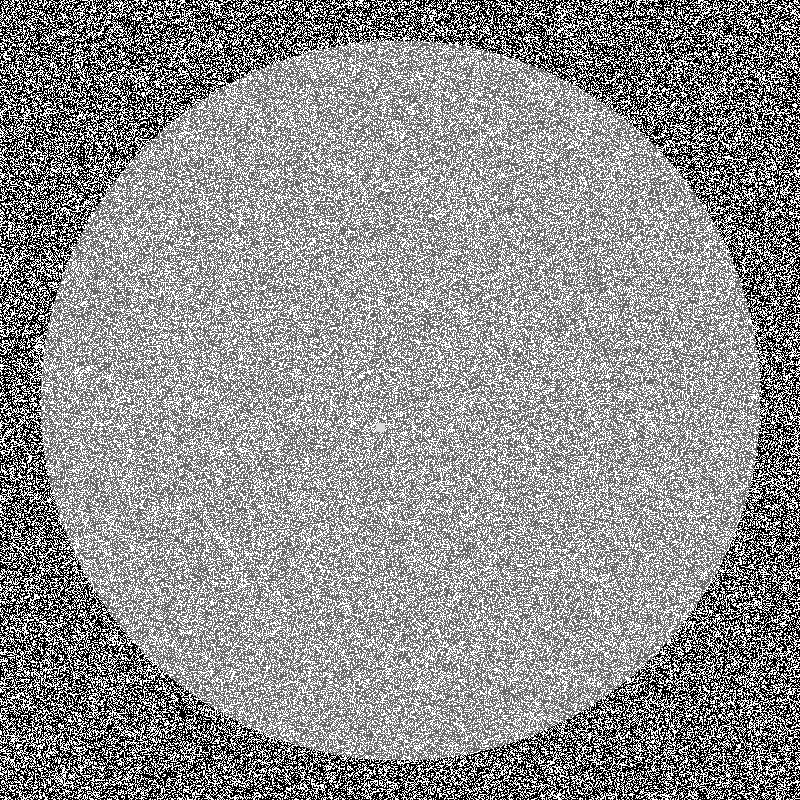
#> input picture data/synthetic/wafer_0000_particle.png, 800 x 800 px
$ python -i preprocessing.py   (imports and definitions only)
#> lines starting #> are read from the running program, lines starting #| are printed output that depends on the picture; after the words box and inside, x2 and y2 are one past the last pixel; in counts of white or black regions, pixels touching at a corner belong together
#> further down, picture is the input picture: shape (800, 800, 3); min 0, max 255, mean 145.3
import cv2
import numpy as np

class Preprocessor:
    def __init__(self, blur_ksize=(5, 5), median_ksize=5):
        self.blur_ksize = blur_ksize
        self.median_ksize = median_ksize
        self.clahe = cv2.createCLAHE(clipLimit=2.0, tileGridSize=(8, 8))

    def apply_gaussian_blur(self, image):
        """Reduces high-frequency noise."""
        return cv2.GaussianBlur(image, self.blur_ksize, 0)
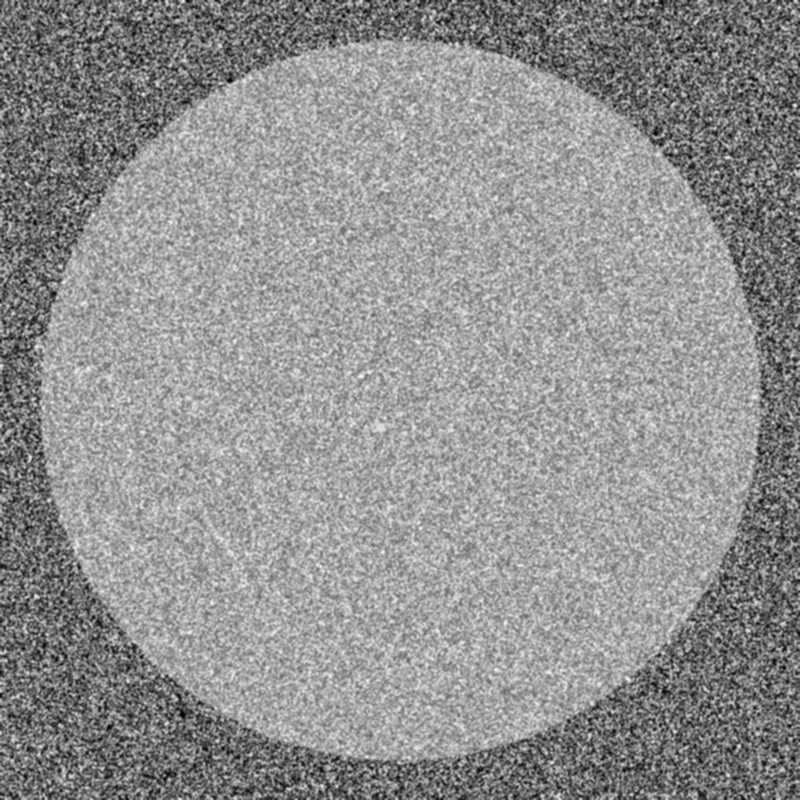
#> returned value: shape (800, 800); min 2, max 246, mean 145.3

    def apply_median_blur(self, image):
        """Effective for salt-and-pepper noise."""
        return cv2.medianBlur(image, self.median_ksize)

    def apply_clahe(self, image):
        """Contrast Limited Adaptive Histogram Equalization."""
        if len(image.shape) > 2:
            image = cv2.cvtColor(image, cv2.COLOR_BGR2GRAY)
        return self.clahe.apply(image)
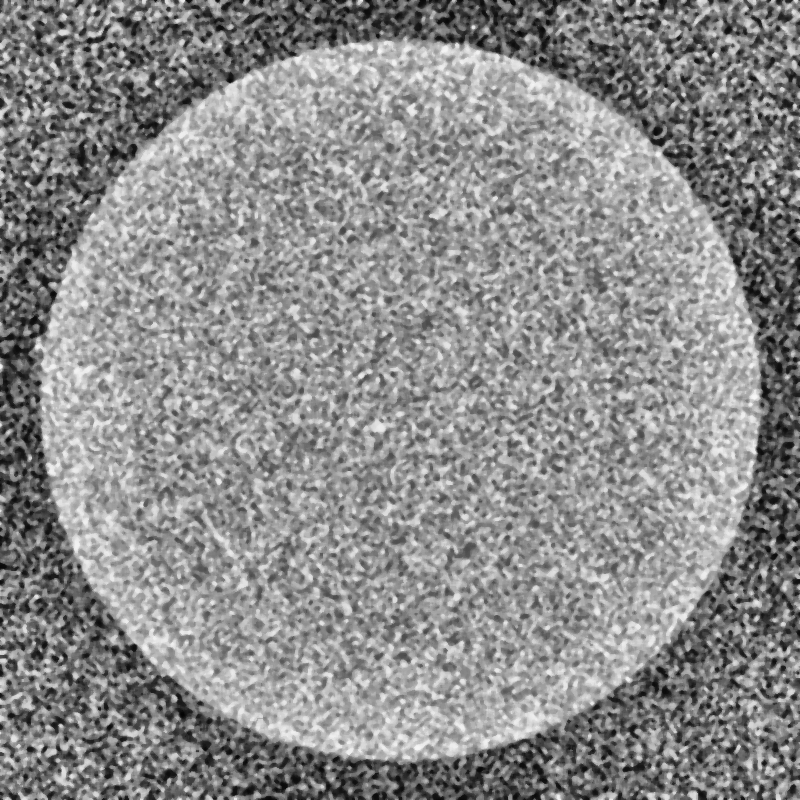
#> returned value: shape (800, 800); min 4, max 246, mean 140.1

    def apply_adaptive_threshold(self, image):
        """Adaptive Gaussian Thresholding to handle varying lighting."""
        if len(image.shape) > 2:
            image = cv2.cvtColor(image, cv2.COLOR_BGR2GRAY)

        # Inverted because defects (scratches/particles) are often brighter/different than background
        # or we might want to capture edges.
        # Adjusted blockSize and C for generic surface defect detection
        thresh = cv2.adaptiveThreshold(
            image, 255, cv2.ADAPTIVE_THRESH_GAUSSIAN_C,
            cv2.THRESH_BINARY_INV, 11, 2
        )
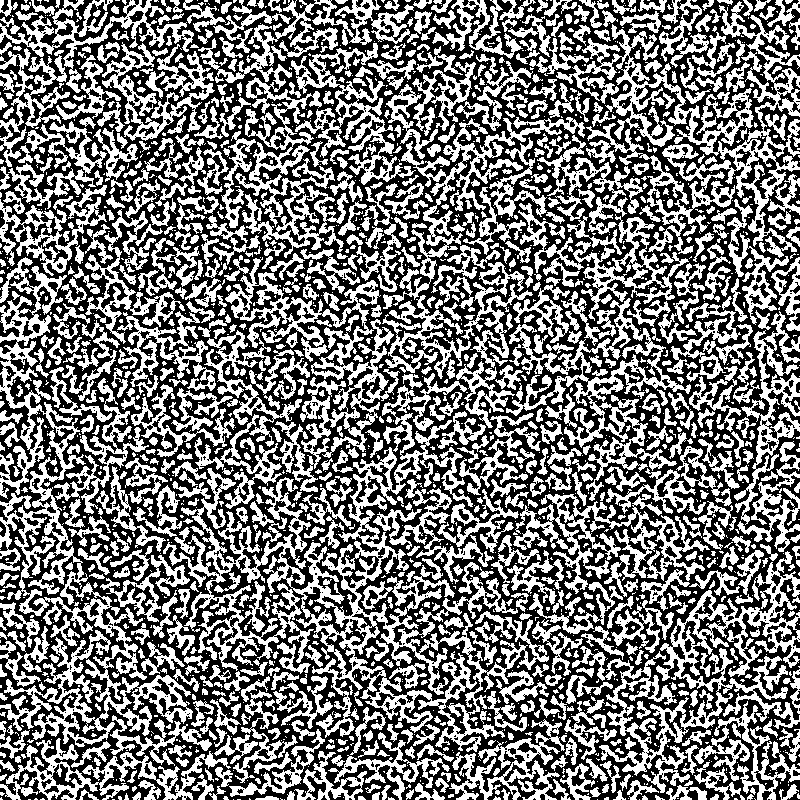
#> thresh: shape (800, 800); 46.7% white; 1985 white regions (1093 under 20 px), largest, box (x1, y1, x2, y2) and area: (163, 373, 549, 752) 25886, (0, 257, 193, 747) 17339, (556, 1, 800, 258) 14487
        return thresh

    def process_pipeline(self, image):
        """Full preprocessing pipeline."""
        # 1. Convert to grayscale if needed
        if len(image.shape) == 3:
            gray = cv2.cvtColor(image, cv2.COLOR_BGR2GRAY)
        else:
            gray = image.copy()

        # 2. Denoise
        blurred = self.apply_gaussian_blur(gray)
        median = self.apply_median_blur(blurred)

        # 3. Enhance Contrast
        enhanced = self.apply_clahe(median)

        # 4. Threshold (Optional, can be used by localization or returned separately)
        thresholded = self.apply_adaptive_threshold(enhanced)

        return enhanced, thresholded

>>> import cv2
>>> picture = cv2.imread('../data/synthetic/wafer_0000_particle.png')
>>> result = Preprocessor().process_pipeline(picture)

$ run again, on data/synthetic/wafer_0002_particle.png
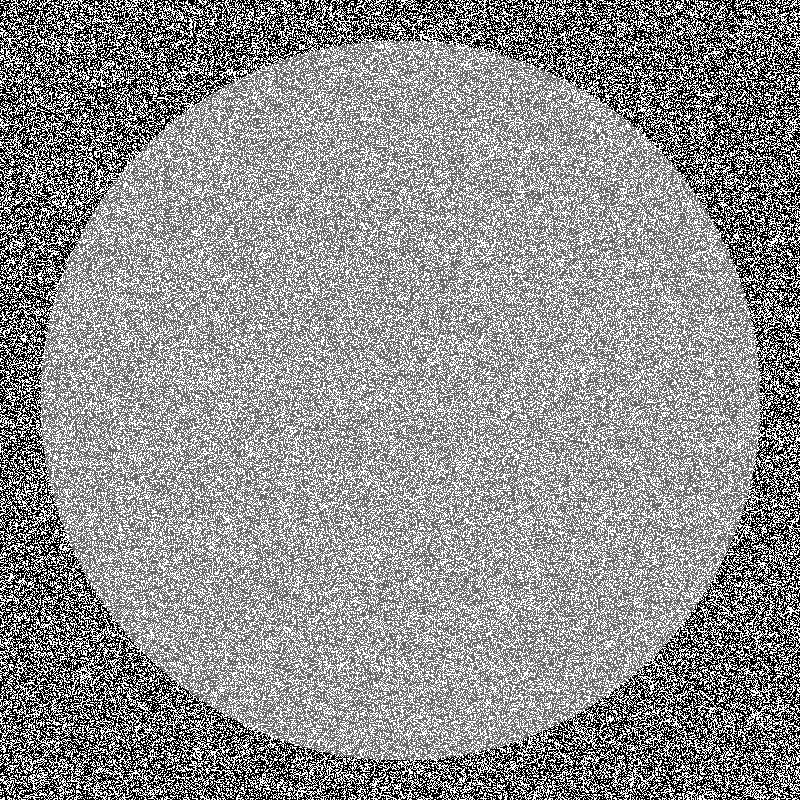
#> input picture data/synthetic/wafer_0002_particle.png, 800 x 800 px
#> picture is the input picture: shape (800, 800, 3); min 0, max 255, mean 145.4
#> in apply_clahe, `return self.clahe.apply(image)`:
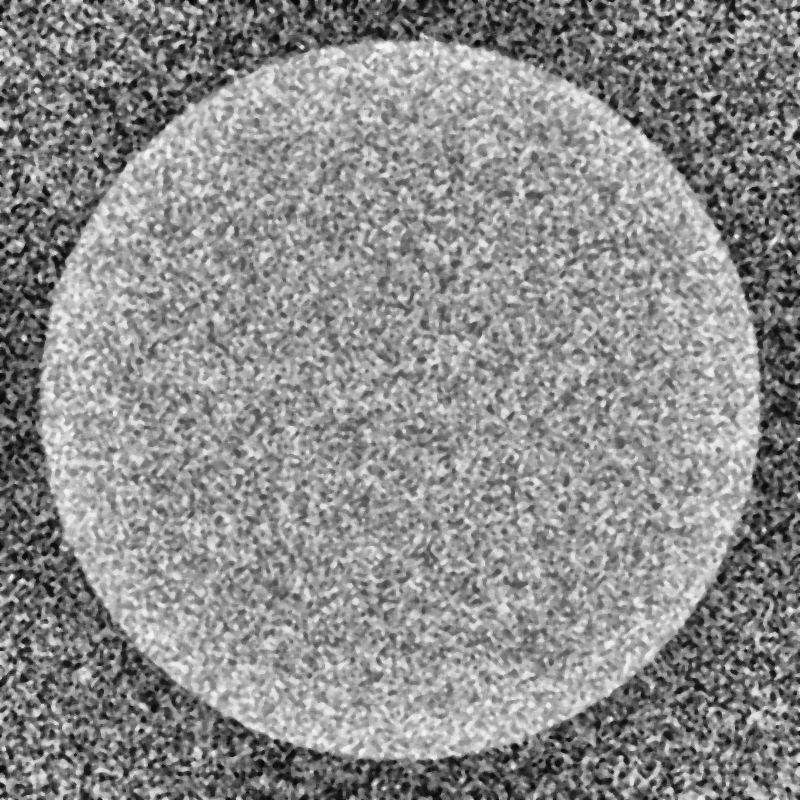
#> returned value: shape (800, 800); min 3, max 246, mean 140.4
#> in apply_adaptive_threshold, `thresh = cv2.adaptiveThreshold( image, 255, cv2.ADAPTIVE_THRESH_GAUSSI..`:
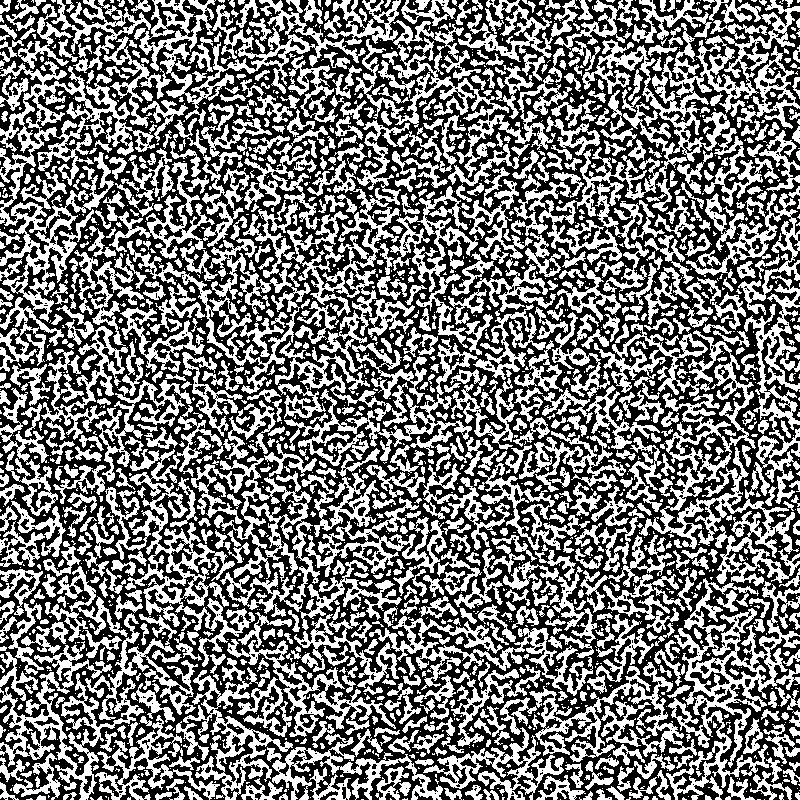
#> thresh: shape (800, 800); 46.6% white; 2092 white regions (1174 under 20 px), largest, box (x1, y1, x2, y2) and area: (639, 275, 800, 586) 13016, (538, 0, 800, 293) 12021, (0, 61, 157, 322) 9951

$ run again, on data/synthetic/wafer_0004_particle.png
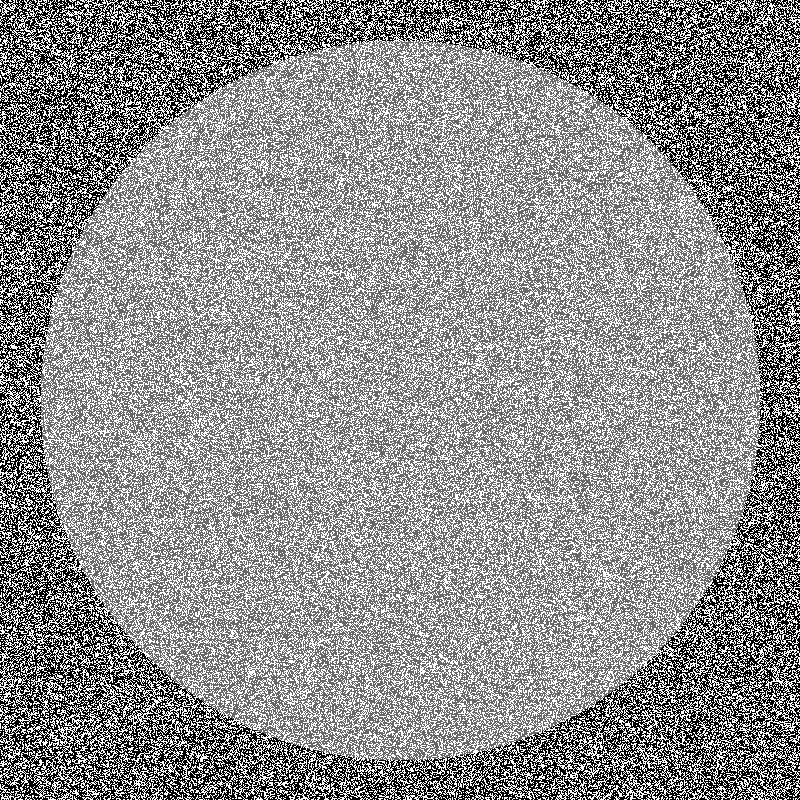
#> input picture data/synthetic/wafer_0004_particle.png, 800 x 800 px
#> picture is the input picture: shape (800, 800, 3); min 0, max 255, mean 145.3
#> in apply_clahe, `return self.clahe.apply(image)`:
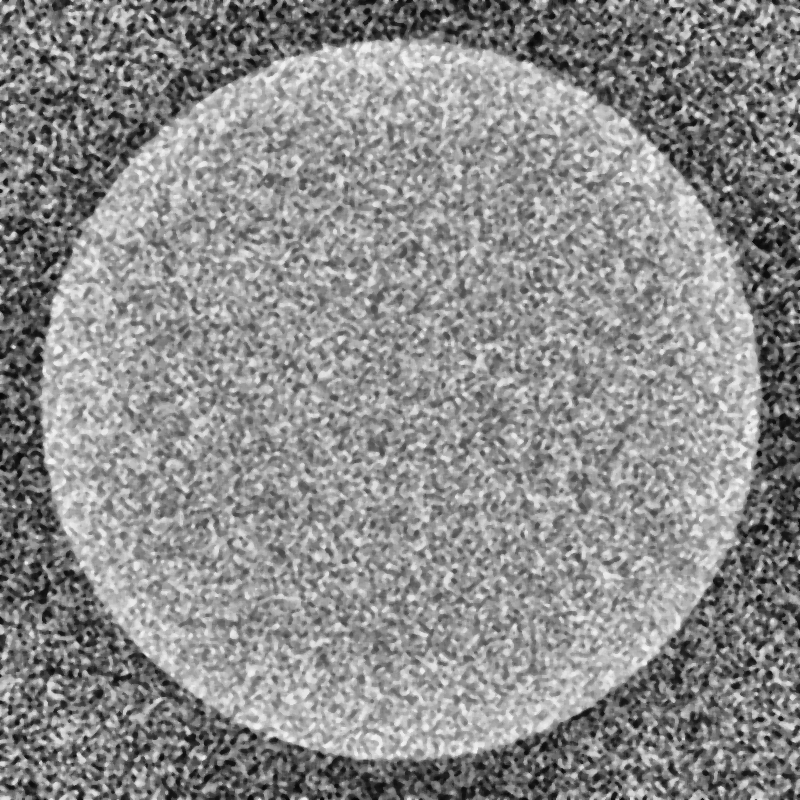
#> returned value: shape (800, 800); min 5, max 245, mean 140.1
#> in apply_adaptive_threshold, `thresh = cv2.adaptiveThreshold( image, 255, cv2.ADAPTIVE_THRESH_GAUSSI..`:
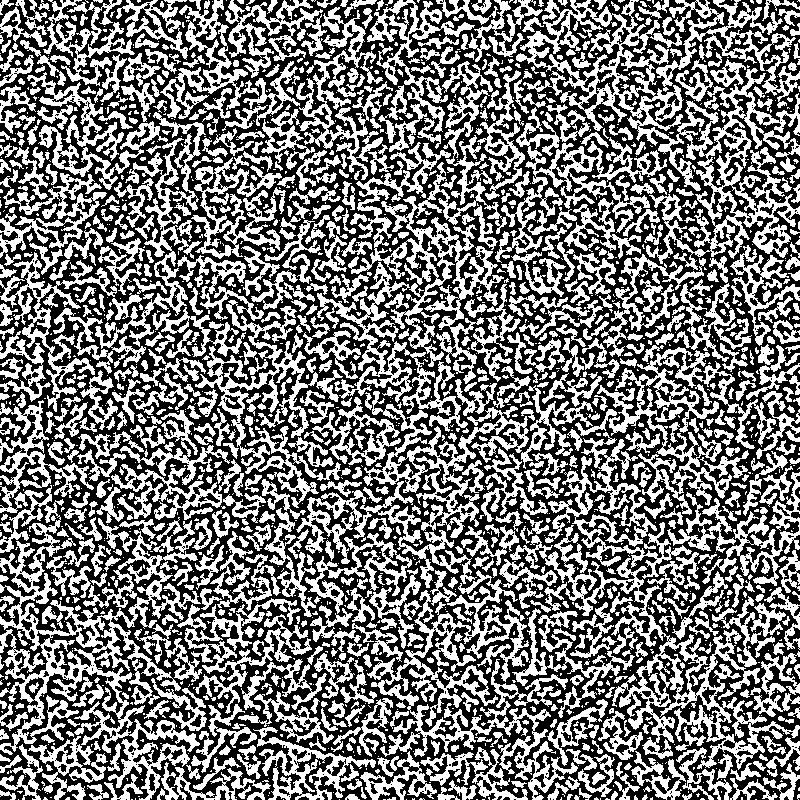
#> thresh: shape (800, 800); 46.7% white; 1967 white regions (1086 under 20 px), largest, box (x1, y1, x2, y2) and area: (0, 400, 201, 800) 18343, (516, 0, 800, 270) 16096, (348, 61, 507, 384) 11241

$ run again, on data/synthetic/wafer_0008_particle.png
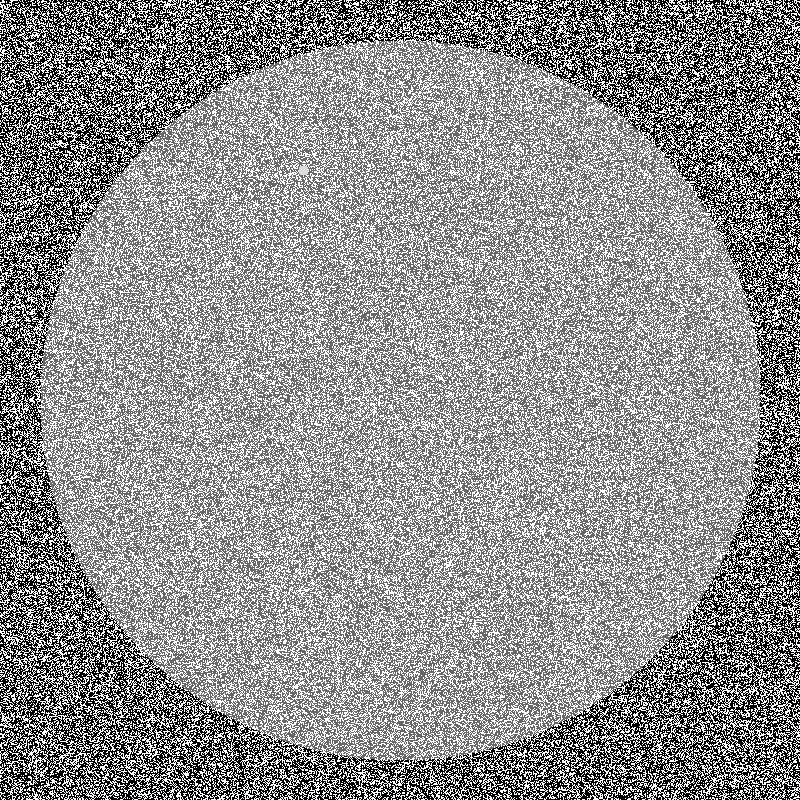
#> input picture data/synthetic/wafer_0008_particle.png, 800 x 800 px
#> picture is the input picture: shape (800, 800, 3); min 0, max 255, mean 145.5
#> in apply_clahe, `return self.clahe.apply(image)`:
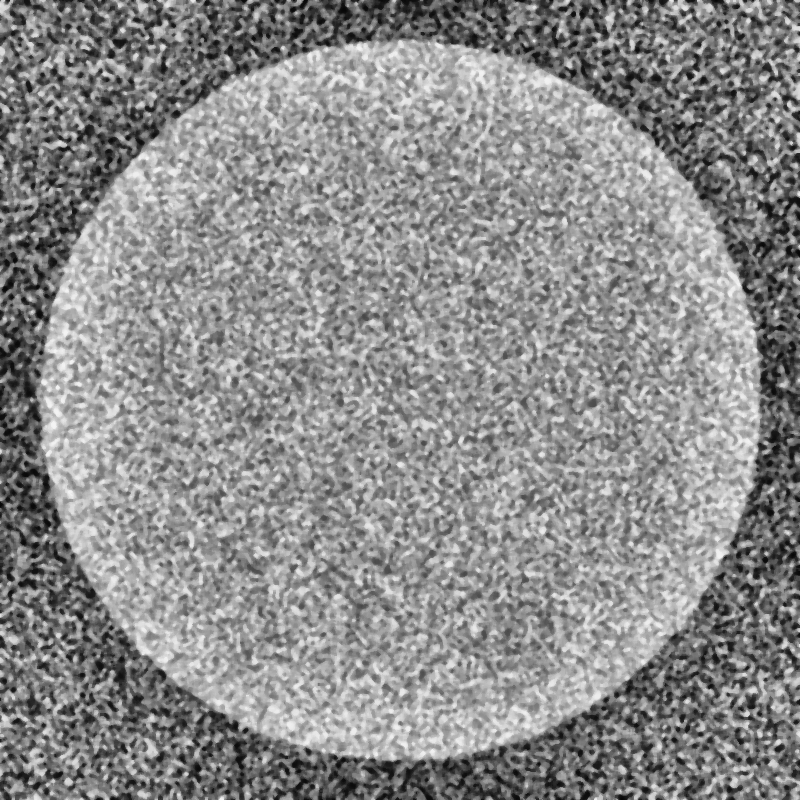
#> returned value: shape (800, 800); min 6, max 244, mean 140.1
#> in apply_adaptive_threshold, `thresh = cv2.adaptiveThreshold( image, 255, cv2.ADAPTIVE_THRESH_GAUSSI..`:
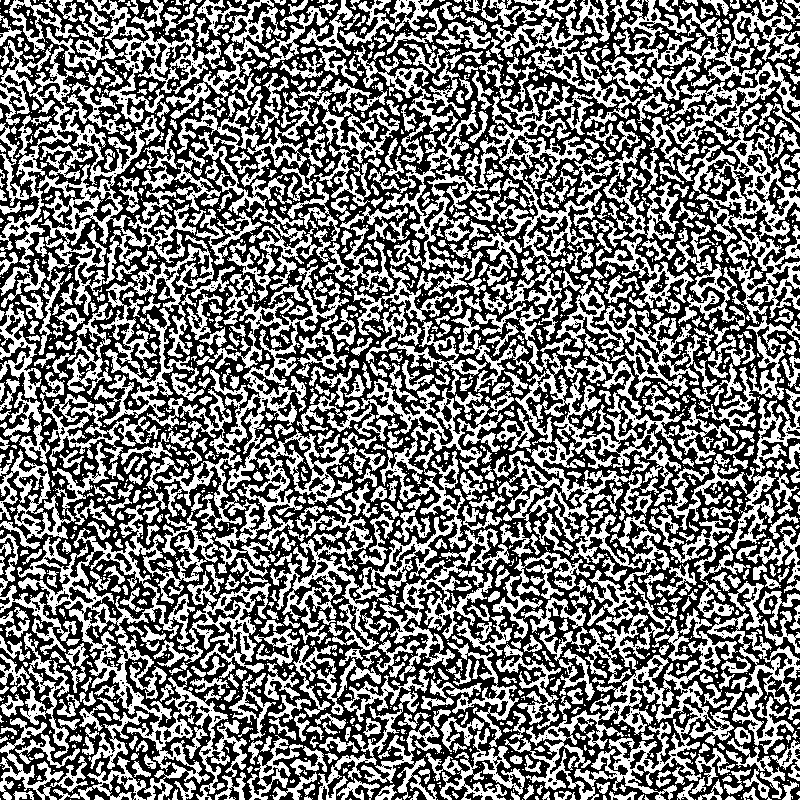
#> thresh: shape (800, 800); 46.6% white; 2016 white regions (1153 under 20 px), largest, box (x1, y1, x2, y2) and area: (17, 235, 349, 800) 31278, (451, 306, 742, 800) 26491, (270, 379, 510, 681) 14762
